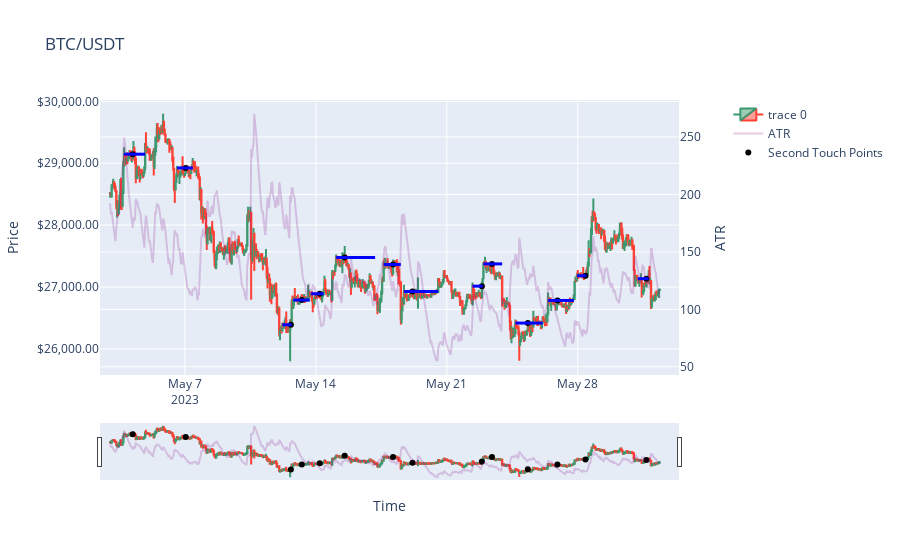

Here is the notebook cell this chart was saved with:
### Code cell
fig = sp.make_subplots(specs=[[{"secondary_y": True}]])

candlestick_trace = go.Candlestick(x=df['time'], open=df['open'], high=df['high'], low=df['low'], close=df['close'])
atr_trace = go.Scatter(x=df['time'], y=df['atr'], mode='lines', name='ATR', line=dict(color='purple'), opacity=0.2)
second_touch_trace = go.Scatter(x=resistance_df['second_point'], y=resistance_df['price'], mode='markers', name='Second Touch Points', marker=dict(color='black', size=6))

fig.add_trace(candlestick_trace, secondary_y=False)
fig.add_trace(atr_trace, secondary_y=True)
fig.add_trace(second_touch_trace, secondary_y=False)

fig.update_layout(title='BTC/USDT', xaxis_title='Time')
fig.update_yaxes(title_text='Price', secondary_y=False, tickformat="$,.2f", autorange=True, fixedrange=False)
fig.update_yaxes(title_text='ATR', secondary_y=True)

for _, row in resistance_df.iterrows():
    start_time = row['start_time']
    end_time = row['end_time']
    price = row['price']
    
    fig.add_shape(type="line", x0=start_time, y0=price, x1=end_time, y1=price, line=dict(color='blue', width=3), xref='x', yref='y')

fig.show()

### Figure 1 — Plotly figure (JSON) as saved in the notebook; plotly's stock layout.template omitted (floating-point values rounded to 4 significant figures; data arrays with more than 128 entries replaced by an {"elided": "..."} marker saying what was removed)
{"data": [{"close": {"elided": "706 float values"}, "high": {"elided": "706 float values"}, "low": {"elided": "706 float values"}, "open": {"elided": "706 float values"}, "type": "candlestick", "x": {"elided": "706 str values"}, "xaxis": "x", "yaxis": "y"}, {"line": {"color": "purple"}, "mode": "lines", "name": "ATR", "opacity": 0.2, "type": "scatter", "x": {"elided": "706 str values"}, "xaxis": "x", "y": {"elided": "706 float values"}, "yaxis": "y2"}, {"marker": {"color": "black", "size": 6}, "mode": "markers", "name": "Second Touch Points", "type": "scatter", "x": ["2023-05-04T05:00:00", "2023-05-07T01:00:00", "2023-05-12T16:00:00", "2023-05-13T06:00:00", "2023-05-14T05:00:00", "2023-05-15T13:00:00", "2023-05-18T03:00:00", "2023-05-19T04:00:00", "2023-05-22T21:00:00", "2023-05-23T10:00:00", "2023-05-25T08:00:00", "2023-05-26T22:00:00", "2023-05-28T10:00:00", "2023-05-31T16:00:00"], "xaxis": "x", "y": [29150.0, 28920.0, 26390.0, 26790.0, 26891, 27476, 27360.0, 26930.0, 27010.0, 27370.0, 26417, 26780.0, 27182, 27130.0], "yaxis": "y"}], "layout": {"shapes": [{"line": {"color": "blue", "width": 3}, "type": "line", "x0": "2023-05-03T18:00:00", "x1": "2023-05-04T21:00:00", "xref": "x", "y0": 29150.0, "y1": 29150.0, "yref": "y"}, {"line": {"color": "blue", "width": 3}, "type": "line", "x0": "2023-05-06T14:00:00", "x1": "2023-05-07T10:00:00", "xref": "x", "y0": 28920.0, "y1": 28920.0, "yref": "y"}, {"line": {"color": "blue", "width": 3}, "type": "line", "x0": "2023-05-12T05:00:00", "x1": "2023-05-12T17:00:00", "xref": "x", "y0": 26390.0, "y1": 26390.0, "yref": "y"}, {"line": {"color": "blue", "width": 3}, "type": "line", "x0": "2023-05-12T19:00:00", "x1": "2023-05-13T16:00:00", "xref": "x", "y0": 26790.0, "y1": 26790.0, "yref": "y"}, {"line": {"color": "blue", "width": 3}, "type": "line", "x0": "2023-05-13T18:00:00", "x1": "2023-05-14T10:00:00", "xref": "x", "y0": 26891, "y1": 26891, "yref": "y"}, {"line": {"color": "blue", "width": 3}, "type": "line", "x0": "2023-05-15T02:00:00", "x1": "2023-05-17T04:00:00", "xref": "x", "y0": 27476, "y1": 27476, "yref": "y"}, {"line": {"color": "blue", "width": 3}, "type": "line", "x0": "2023-05-17T15:00:00", "x1": "2023-05-18T13:00:00", "xref": "x", "y0": 27360.0, "y1": 27360.0, "yref": "y"}, {"line": {"color": "blue", "width": 3}, "type": "line", "x0": "2023-05-18T17:00:00", "x1": "2023-05-20T13:00:00", "xref": "x", "y0": 26930.0, "y1": 26930.0, "yref": "y"}, {"line": {"color": "blue", "width": 3}, "type": "line", "x0": "2023-05-22T09:00:00", "x1": "2023-05-22T22:00:00", "xref": "x", "y0": 27010.0, "y1": 27010.0, "yref": "y"}, {"line": {"color": "blue", "width": 3}, "type": "line", "x0": "2023-05-22T23:00:00", "x1": "2023-05-23T23:00:00", "xref": "x", "y0": 27370.0, "y1": 27370.0, "yref": "y"}, {"line": {"color": "blue", "width": 3}, "type": "line", "x0": "2023-05-24T16:00:00", "x1": "2023-05-26T03:00:00", "xref": "x", "y0": 26417, "y1": 26417, "yref": "y"}, {"line": {"color": "blue", "width": 3}, "type": "line", "x0": "2023-05-26T10:00:00", "x1": "2023-05-27T19:00:00", "xref": "x", "y0": 26780.0, "y1": 26780.0, "yref": "y"}, {"line": {"color": "blue", "width": 3}, "type": "line", "x0": "2023-05-27T23:00:00", "x1": "2023-05-28T11:00:00", "xref": "x", "y0": 27182, "y1": 27182, "yref": "y"}, {"line": {"color": "blue", "width": 3}, "type": "line", "x0": "2023-05-31T05:00:00", "x1": "2023-05-31T19:00:00", "xref": "x", "y0": 27130.0, "y1": 27130.0, "yref": "y"}], "title": {"text": "BTC/USDT"}, "xaxis": {"anchor": "y", "domain": [0, 0.94], "title": {"text": "Time"}}, "yaxis": {"anchor": "x", "autorange": true, "domain": [0, 1], "fixedrange": false, "tickformat": "$,.2f", "title": {"text": "Price"}}, "yaxis2": {"anchor": "x", "overlaying": "y", "side": "right", "title": {"text": "ATR"}}}}
